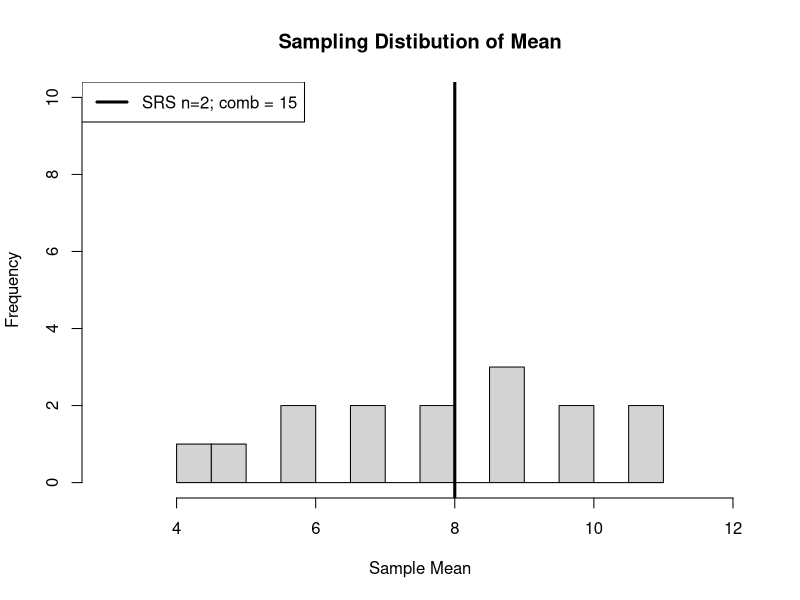
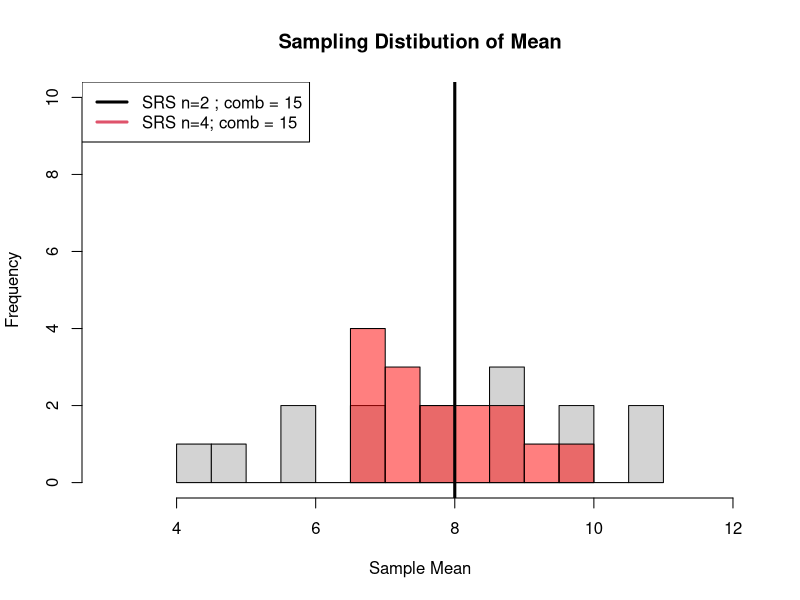
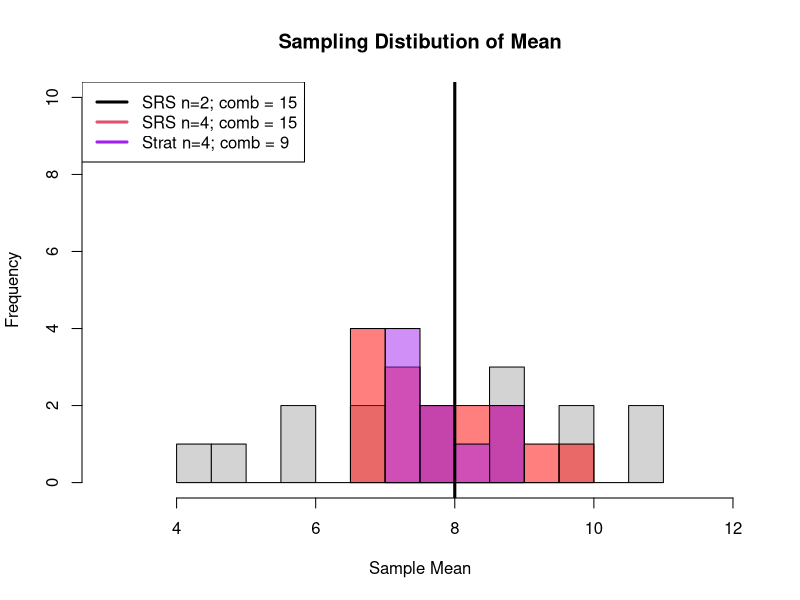
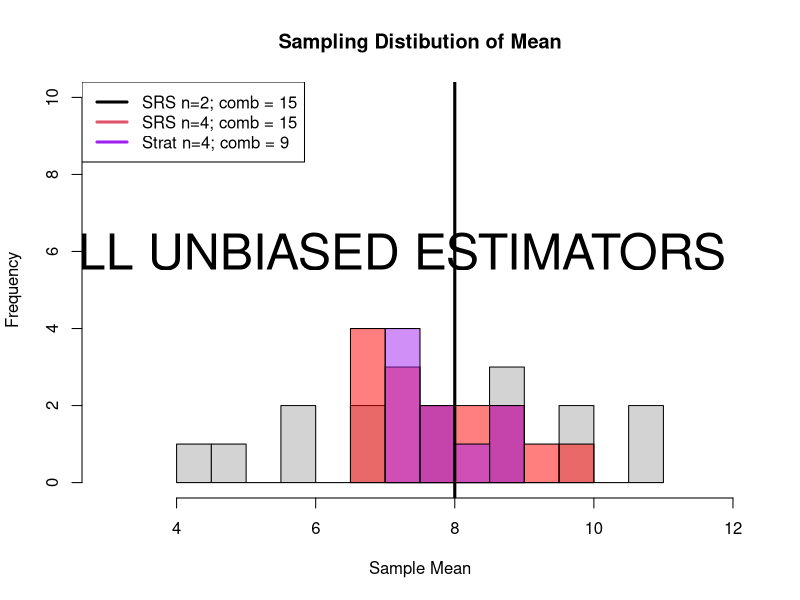

Reproduce these figures in R, in order.
## ----echo=FALSE,warning=FALSE,results='hide'---------------------------------------------------------------------------------------------------------------------------------
library(tidyverse)
library(kableExtra)
library(magrittr)
library(knitr)


## ----knitr, echo=FALSE,results='hide'----------------------------------------------------------------------------------------------------------------------------------------
#knitr::purl(input="../FW552/Stratified.qmd",output="../FW552/Stratified.R")


## ----echo=FALSE--------------------------------------------------------------------------------------------------------------------------------------------------------------
ponds = data.frame(matrix(nrow=6,ncol=2))
colnames(ponds)=c("Pond","egg.mass")

N = 6
Nh = 3
nh= 2
mu = 8

ponds$Pond=LETTERS[1:6]
ponds$egg.mass = c(2,6,8,10,10,12)
ponds$strata = c(1,1,1,2,2,2)

ponds %>% 
  kable(table.attr = 'data-quarto-disable-processing="true"') %>% 
  kableExtra::kable_styling(bootstrap_options = c("striped"), full_width = FALSE,font_size = 40)



## ----echo=TRUE---------------------------------------------------------------------------------------------------------------------------------------------------------------
N_h = 3; # num. of strata
n_h = 2 # sample size of units within strata
choose(N_h,n_h)


## ----echo=TRUE---------------------------------------------------------------------------------------------------------------------------------------------------------------
N_h=3; # num. of strata
n_h = 2 # sample size of units within strata
choose(N_h,n_h)


## ----echo=TRUE---------------------------------------------------------------------------------------------------------------------------------------------------------------
choose(N_h,n_h)*choose(N_h,n_h)


## ----------------------------------------------------------------------------------------------------------------------------------------------------------------------------
letters.S1=t(utils::combn(LETTERS[c(1,2,3)],2))
letters.S2=t(utils::combn(LETTERS[c(4,5,6)],2))

num.S1=t(utils::combn(c(1,2,3),2))
num.S2=t(utils::combn(c(4,5,6),2))

first.strata = rbind(
                matrix(rep(letters.S1[1,],3),nrow=3,byrow = TRUE),
                matrix(rep(letters.S1[2,],3),nrow=3,byrow = TRUE),
                matrix(rep(letters.S1[3,],3),nrow=3,byrow = TRUE)
)

first.strata.num = rbind(
                matrix(rep(num.S1[1,],3),nrow=3,byrow = TRUE),
                matrix(rep(num.S1[2,],3),nrow=3,byrow = TRUE),
                matrix(rep(num.S1[3,],3),nrow=3,byrow = TRUE)
)


sec.strata=rbind(letters.S2,letters.S2,letters.S2)
sec.strata.num=rbind(num.S2,num.S2,num.S2)

comb.strats=data.frame(cbind(first.strata,sec.strata))
comb.strats.num=cbind(first.strata.num,sec.strata.num)

colnames(comb.strats)=c("S1.1","S1.2","S2.1","S2.2")           

strata.1.eggs=cbind(ponds$egg.mass[comb.strats.num[,1]],
                    ponds$egg.mass[comb.strats.num[,2]]
                    )
strata.2.eggs=cbind(ponds$egg.mass[comb.strats.num[,3]],
                    ponds$egg.mass[comb.strats.num[,4]]
                    )

strata.1.means = apply(strata.1.eggs,1,mean)
strata.2.means = apply(strata.2.eggs,1,mean)
strata.1.var = apply(strata.1.eggs,1,var)
strata.2.var = apply(strata.2.eggs,1,var)


comb.strats=data.frame(Sample = 1:9,
                       comb.strats,
                        Mean.S1 = strata.1.means,
                        Mean.S2 = strata.2.means,
                        Var.S1 = strata.1.var,
                        Var.S2 = strata.2.var
                       )


comb.strats %>% 
  kable(table.attr = 'data-quarto-disable-processing="true"',align = 'c') %>% 
  kableExtra::kable_styling(bootstrap_options = c("striped"), full_width = FALSE,font_size = 30, position = "center")



## ----------------------------------------------------------------------------------------------------------------------------------------------------------------------------

s2.h=cbind(strata.1.var,strata.2.var)
# calculate sampling variance

s2 = (Nh/N)^2 * ((Nh-nh)/(Nh)) * (s2.h/nh)
s2=apply(s2,1,sum)
comb.strats=comb.strats[,-1]

comb.strats$Var.mean = round(s2,digits=2)

comb.strats %>% 
  kable(table.attr = 'data-quarto-disable-processing="true"',align = 'c') %>% 
  kableExtra::kable_styling(bootstrap_options = c("striped"), full_width = FALSE,font_size = 30, position = "center")



## ----------------------------------------------------------------------------------------------------------------------------------------------------------------------------

# Stratified RS population-level mean
pop.mean.stratified = (strata.1.means*Nh)/N + (strata.2.means*Nh)/N


# Get sample mean distribution under n=2 and n=4 for SRS
ponds.numbers=utils::combn(1:6,2)
mean.SRS.n2 = apply(matrix(ponds$egg.mass[c(ponds.numbers)],ncol=2,byrow = TRUE),1,mean)

ponds.numbers=utils::combn(1:6,4)
mean.SRS.n4 = apply(matrix(ponds$egg.mass[c(ponds.numbers)],ncol=4,byrow = TRUE),1,mean)

hist(mean.SRS.n2,breaks=10,main="Sampling Distibution of Mean",freq=TRUE,ylim=c(0,10),xlim=c(3,12),xlab="Sample Mean")
abline(v=mu,lwd=3,col=1)
legend("topleft",lwd=3,col=c(1,2),legend=c("SRS n=2; comb = 15"))



## ----------------------------------------------------------------------------------------------------------------------------------------------------------------------------
hist(mean.SRS.n2,breaks=10,main="Sampling Distibution of Mean",freq=TRUE,ylim=c(0,10),xlim=c(3,12),xlab="Sample Mean")
hist(mean.SRS.n4,breaks=10,add=TRUE,
     col=grDevices::adjustcolor("red",alpha.f=0.5))
abline(v=mu,lwd=3,col=1)
legend("topleft",lwd=3,col=c(1,2),legend=c("SRS n=2 ; comb = 15", "SRS n=4; comb = 15"))


## ----------------------------------------------------------------------------------------------------------------------------------------------------------------------------
hist(mean.SRS.n2,breaks=10,main="Sampling Distibution of Mean",freq=TRUE,ylim=c(0,10),xlim=c(3,12),xlab="Sample Mean")
hist(mean.SRS.n4,breaks=10,add=TRUE,
     col=grDevices::adjustcolor("red",alpha.f=0.5))
hist(pop.mean.stratified,breaks=5,add=TRUE,
     col=grDevices::adjustcolor("purple",alpha.f=0.5))
abline(v=mu,lwd=3,col=1)
legend("topleft",lwd=3,col=c(1,2,"purple"),legend=c("SRS n=2; comb = 15", "SRS n=4; comb = 15","Strat n=4; comb = 9"))


## ----------------------------------------------------------------------------------------------------------------------------------------------------------------------------
hist(mean.SRS.n2,breaks=10,main="Sampling Distibution of Mean",freq=TRUE,ylim=c(0,10),xlim=c(3,12),xlab="Sample Mean")
hist(mean.SRS.n4,breaks=10,add=TRUE,
     col=grDevices::adjustcolor("red",alpha.f=0.5))
hist(pop.mean.stratified,breaks=5,add=TRUE,
     col=grDevices::adjustcolor("purple",alpha.f=0.5))
abline(v=mu,lwd=3,col=1)
legend("topleft",lwd=3,col=c(1,2,"purple"),legend=c("SRS n=2; comb = 15", "SRS n=4; comb = 15","Strat n=4; comb = 9"))

text(7,6,"ALL UNBIASED ESTIMATORS",cex=3,col=1)


## ----------------------------------------------------------------------------------------------------------------------------------------------------------------------------
ponds %>% 
  kable(table.attr = 'data-quarto-disable-processing="true"') %>% 
  kableExtra::kable_styling(bootstrap_options = c("striped"), full_width = FALSE,font_size = 40) %>% column_spec(3, background = c("purple", "purple", "purple", "lavender","lavender","lavender"))


## ----------------------------------------------------------------------------------------------------------------------------------------------------------------------------
letters.S1=t(utils::combn(LETTERS[c(1,2,3)],3))
letters.S2=t(utils::combn(LETTERS[c(4,5,6)],1))

num.S1=t(utils::combn(c(1,2,3),3))
num.S2=t(utils::combn(c(4,5,6),1))

first.strata = rbind(letters.S1,letters.S1,letters.S1)

first.strata.num = rbind(num.S1,num.S1,num.S1)


sec.strata=rbind(letters.S2)
sec.strata.num=rbind(num.S2)

comb.strats=data.frame(cbind(first.strata,sec.strata))
comb.strats.num=cbind(first.strata.num,sec.strata.num)

colnames(comb.strats)=c("S1.1","S1.2","S1.3","S2.1")           

strata.1.eggs=ponds$egg.mass[comb.strats.num[1,1:3]]
strata.1.mean=mean(strata.1.eggs)

#values and means are the same
strata.2.eggs=ponds$egg.mass[comb.strats.num[,4]]

#Get population mean
#3 = n_h for stratum sample size

pop.means=(rep(strata.1.mean,3)*3 + strata.2.eggs*3) * 1/N

#note, did not calculate variances here. point to distribution of population means.

comb.strats2=data.frame(Sample = 1:3,
                        comb.strats,
                        Mean.S1 = rep(strata.1.mean,3),
                        Mean.S2 = strata.2.eggs,
                        pop.means=pop.means
                        
                       )


comb.strats2 %>% 
  kable(table.attr = 'data-quarto-disable-processing="true"',align = 'c') %>% 
  kableExtra::kable_styling(bootstrap_options = c("striped"), full_width = FALSE,font_size = 30, position = "center")



## ----------------------------------------------------------------------------------------------------------------------------------------------------------------------------
ponds %>% 
  kable(table.attr = 'data-quarto-disable-processing="true"') %>% 
  kableExtra::kable_styling(bootstrap_options = c("striped"), full_width = FALSE,font_size = 40) %>% column_spec(3, background = c("lavender", "lavender", "lavender", "purple","purple","purple"))


## ----------------------------------------------------------------------------------------------------------------------------------------------------------------------------
letters.S1=t(utils::combn(LETTERS[c(1,2,3)],1))
letters.S2=t(utils::combn(LETTERS[c(4,5,6)],3))

num.S1=t(utils::combn(c(1,2,3),1))
num.S2=t(utils::combn(c(4,5,6),3))

sec.strata = rbind(letters.S2,letters.S2,letters.S2)

sec.strata.num = rbind(num.S2,num.S2,num.S2)


first.strata=rbind(letters.S1)
first.strata.num=rbind(num.S1)

comb.strats=data.frame(cbind(first.strata,sec.strata))
comb.strats.num=cbind(first.strata.num,sec.strata.num)

colnames(comb.strats)=c("S1.1","S2.1","S2.2","S2.3")           

strata.2.eggs=ponds$egg.mass[comb.strats.num[1,2:4]]
strata.2.mean=mean(strata.2.eggs)


strata.1.eggs=ponds$egg.mass[comb.strats.num[,1]]

#Get population mean
#3 = n_h for stratum sample size

pop.means=(rep(strata.2.mean,3)*3 + strata.1.eggs*3) * 1/N

#strata.1.var = rep(var(strata.1.eggs),3)
#strata.2.var = rep(0,3)

#strata.var = (3/6)^2 * ((3-3) / 3) *  (strata.1.var / 3) + (1/6)^2 * #((3-1) / 3)*  (strata.2.var / 1)

comb.strats2=data.frame(Sample = 1:3,
                        comb.strats,
                        Mean.S1 = strata.1.eggs,
                        Mean.S2 = strata.2.mean,
                        pop.means=pop.means
                        
                       )


comb.strats2 %>% 
  kable(table.attr = 'data-quarto-disable-processing="true"',align = 'c') %>% 
  kableExtra::kable_styling(bootstrap_options = c("striped"), full_width = FALSE,font_size = 30, position = "center")


## ----echo=FALSE--------------------------------------------------------------------------------------------------------------------------------------------------------------
one.sample=c(strata.1.eggs[1],strata.2.eggs)
two.sample=c(strata.1.eggs[2],strata.2.eggs)
three.sample=c(strata.1.eggs[3],strata.2.eggs)

#mean(one.sample)
#mean(two.sample)
#mean(three.sample)

biased.estimator=data.frame(S1 = one.sample,
                            S2 = two.sample,
                            S3 = three.sample
                            )
biased.estimator %>% 
  kable(table.attr = 'data-quarto-disable-processing="true"',align = 'c') %>% 
  kableExtra::kable_styling(bootstrap_options = c("striped"), full_width = FALSE,font_size = 30, position = "center")



## ----------------------------------------------------------------------------------------------------------------------------------------------------------------------------
ponds %>% 
  kable(table.attr = 'data-quarto-disable-processing="true"') %>% 
  kableExtra::kable_styling(bootstrap_options = c("striped"), full_width = FALSE,font_size = 40) %>% column_spec(3, background = c("lavender", "lavender", "lavender", "purple","purple","purple"))


## ----------------------------------------------------------------------------------------------------------------------------------------------------------------------------
biased.estimator=data.frame(Strata = c(1,2,2,2),
                            S1 = one.sample,
                            S2 = two.sample,
                            S3 = three.sample,
                            Weight = c(1,1/3,1/3,1/3)
                            )
biased.estimator %>% 
  kable(table.attr = 'data-quarto-disable-processing="true"',align = 'c') %>% 
  kableExtra::kable_styling(bootstrap_options = c("striped"), full_width = FALSE,font_size = 30, position = "center")
